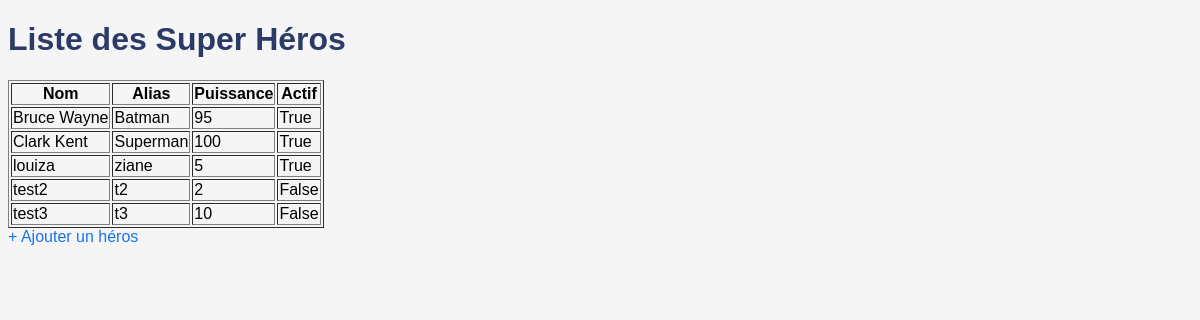
The page / on the database its author committed.
### heroes/models.py (models this page shows, shortened)
class SuperHero(models.Model):
    nom = models.CharField(max_length=50)
    alias = models.CharField(max_length=50)
    puissance = models.IntegerField()
    actif = models.BooleanField(default=True)

### heroes/views.py (the view)
# urls.py: path('', views.index, name='index'),
def index(request):
    heroes = SuperHero.objects.all()
    return render(request, 'heroes/index.html', {'heroes': heroes})

### heroes/templates/heroes/index.html (shortened to what this page needs)
<!DOCTYPE html>
<html>
<head>
</head>
<body>
    <h1>Liste des Super Héros</h1>
    <table border="1">
        <tr>
            <th>Nom</th>
            <th>Alias</th>
            <th>Puissance</th>
            <th>Actif</th>
        </tr>
        {% for hero in heroes %}
        <tr>
            <td>{{ hero.nom }}</td>
            <td>{{ hero.alias }}</td>
            <td>{{ hero.puissance }}</td>
            <td>{{ hero.actif }}</td>
        </tr>
        {% empty %}
        <tr><td colspan="4">Aucun héros trouvé.</td></tr>
        {% endfor %}
    </table>
    {% load static %}
    <link rel="stylesheet" href="{% static 'heroes/style.css' %}">
    <a href="{% url 'ajouter_hero' %}"> + Ajouter un héros</a>
</body>
</html>

### heroes/static/heroes/style.css (style rules this page uses)
body { background-color: #f5f5f5; font-family: Arial; }
h1 { color: #2b3a67; }
a { text-decoration: none; color: #1a73e8; }

### rows shown on the page
SuperHero: nom "Bruce Wayne", alias "Batman", puissance "95", actif "True"
SuperHero: nom "Clark Kent", alias "Superman", puissance "100", actif "True"
SuperHero: nom "louiza", alias "ziane", puissance "5", actif "True"
SuperHero: nom "test2", alias "t2", puissance "2", actif "False"
SuperHero: nom "test3", alias "t3", puissance "10", actif "False"
